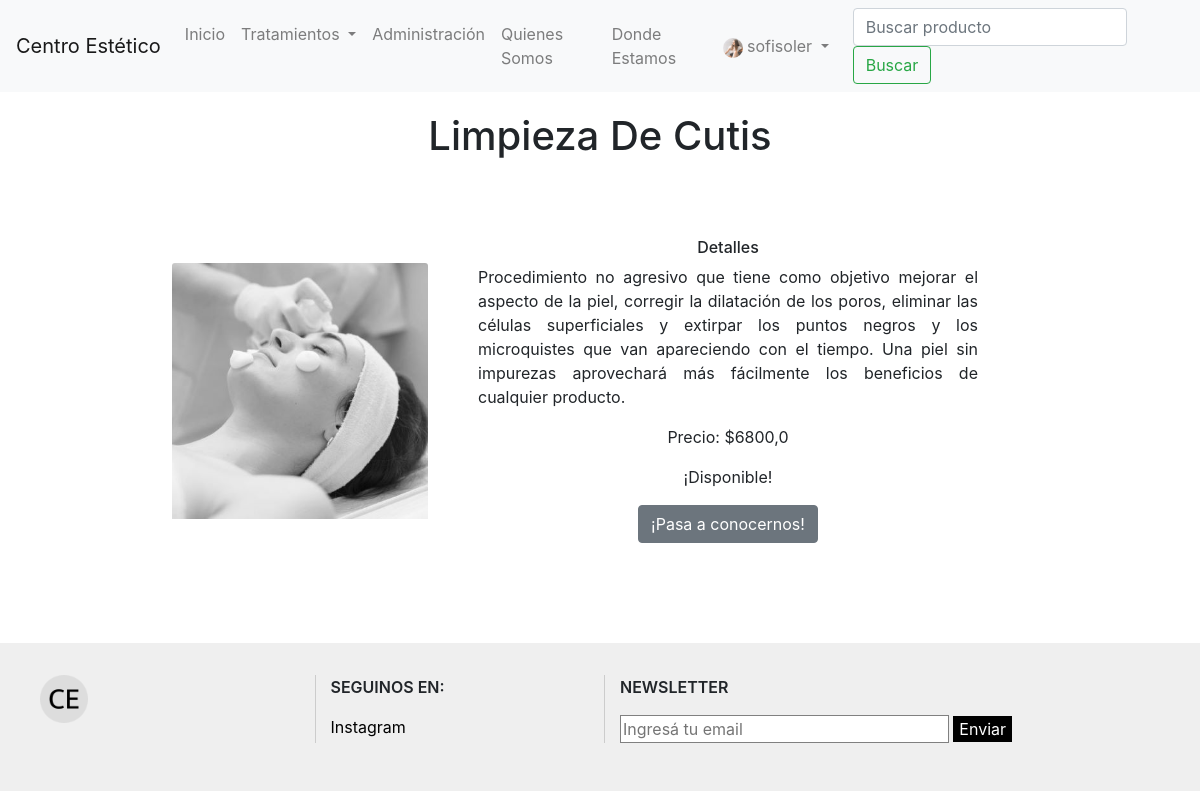
Page /products/detail-product/2/ (signed in) on the committed database.
### users/models.py (models this page shows)
class UserProfile(models.Model):
    user = models.OneToOneField(User, on_delete=models.CASCADE, related_name='profile')
    phone = models.CharField(max_length=25, null=True, blank=True)
    birth_date = models.DateField(null=True, blank=True)
    profile_picture = models.ImageField(upload_to='profile_images', null=True, blank=True, default= 'profile_images/foto_perfil_default.jpg')

### products/models.py (models this page shows, shortened)
class Product(models.Model):
    CATEGORY_CHOICES = (
        ("face", "face"),
        ("body", "body"),
    )
    nombre = models.CharField(max_length=50)
    precio = models.FloatField()
    stock = models.BooleanField(default=True)
    categoria = models.CharField(max_length=15, choices = CATEGORY_CHOICES)
    descripcion = models.TextField(null=True)
    imagen = models.ImageField(upload_to="products_images", null=True)

### products/views.py (the view)
# urls.py: path('detail-product/<int:pk>/', ProductDetailView.as_view()),
class ProductDetailView(DetailView):
    model = Product
    template_name = 'products/detail_product.html'
    fields = "__all__"

### templates/products/detail_product.html (shortened to what this page needs)
{% extends "base.html" %}
{% block content %}
  <section>
    <h1 class="titulo">{{object.nombre}}</h1>
    <div class="detail-product">
      <div class="detail-product__image">
        <img src="{{object.imagen.url}}" class="card-img-top" alt="...">
      </div>
      <div class="detail-product__body">
        <h2 class="detail-product__title">Detalles</h2>
        <p class="detail-product__description">{{object.descripcion}}</p>
        {% if object.stock == True %}
          <p class="detail-product__price">Precio: ${{object.precio}}</p>
          <p class="detail-product__stock">¡Disponible!</p>
        {% else %}
          <p class="detail-product__stock">Sin disponibilidad</p>
        {% endif %}
        <a href="/location/" class="btn btn-secondary detail-product__btn">¡Pasa a conocernos!</a>
      </div>
    </div>
  </section>
{% endblock %}

### templates/base.html (shortened to what this page needs)
<!DOCTYPE html>
<html lang="es">
<head>
    {% load static %}
    <link rel="stylesheet" href="https://cdn.jsdelivr.net/npm/bootstrap@4.6.2/dist/css/bootstrap.min.css">
    <link href="{% static 'styles/styles.css' %}" rel="stylesheet">
</head>
<body>
    <header class="sticky">
        <nav class="navbar navbar-expand-lg navbar-light bg-light">
            <a class="navbar-brand" href="/">Centro Estético</a>
            <div class="collapse navbar-collapse" id="navbarSupportedContent">
                <ul class="navbar-nav mr-auto">
                    <li class="nav-item {% block active-index %} {% endblock %}">
                        <a class="nav-link" href="/">Inicio</a>
                    </li>
                    <li class="nav-item {% block active-products %} {% endblock %} dropdown">
                        <a class="nav-link dropdown-toggle" href="#" role="button" data-toggle="dropdown" aria-expanded="false">Tratamientos
                        </a>
                    </li>
                    {% if request.user.is_authenticated %}
                        {% if request.user.is_superuser %}
                            <li class="nav-item {% block active-admin-products %} {% endblock %}">
                                <a class="nav-link" href="/products/admin-products/">Administración</a>
                            </li>
                        {% endif %}
                    {% endif %}
                    <li class="nav-item {% block active-about %} {% endblock %}">
                        <a class="nav-link" href="/about/">Quienes Somos</a>
                    </li>
                    {% if request.user.is_authenticated %}
                        <li class="nav-item {% block active-location %} {% endblock %}">
                            <a class="nav-link" href="/location/">Donde Estamos</a>
                        </li>
                    {% endif %}
                </ul>
                <ul class="navbar-nav mr-3">
                    {% if request.user.is_authenticated %}
                    <li class="nav-item {% block active-user %} {% endblock %} dropdown">
                        <a class="nav-link dropdown-toggle" href="#" role="button" data-toggle="dropdown" aria-expanded="false">
                            {% if request.user.profile.profile_picture.url != '' %}
                                <img class="user__image-thumbnail" src="{{request.user.profile.profile_picture.url}}" alt="profile_picture">
                            {% endif %}
                            {{request.user.username}}
                        </a>
                    </li>
                    {% endif %}
                </ul>
                <form class="form-inline my-2 my-lg-0" action="/products/list-products/" method="GET">
                    <input class="form-control mr-sm-2" type="search" placeholder="Buscar producto" aria-label="Search" name="search">
                    <button class="btn btn-outline-success my-2 my-sm-0" type="submit">Buscar</button>
                </form>
            </div>
        </nav>
    </header>
    <main>
        {% block content %}
        {% endblock %}
    </main>
    <footer class="footer">
        <ul class="row">
            <li class="footer__logo col-sm-6 col-lg-3">
                <a href="/"><img src="/media/favicon/favicon.ico" alt="logo"></a>
            </li>
            <li class="col-sm-6 col-lg-3">
                <p>SEGUINOS EN: </p>
                <a href="https://www.instagram.com" target="_blank">Instagram</a>
            </li>
            <li class="col-sm-6 col-lg-6">
                <form>
                    <p>NEWSLETTER</p>
                    <input class="footer__email" type="email" name="mail" placeholder="Ingresá tu email">
                    <input class="footer__btn" type="submit" value="Enviar">
                </form>
            </li>
        </ul>
    </footer>
</body>
</html>

### static/styles/styles.css (style rules this page uses)
main { min-height: 400px; }
.titulo { cursor: default; text-align: center; padding: 20px; }
.sticky { position: sticky; top: 0px; z-index: 1000; }
.user__image-thumbnail { width: 20px; height: 20px; border-radius: 100%; }
.detail-product { display: flex; align-items: center; justify-content: center; flex-wrap: wrap; }
.detail-product__image { width: 16rem; }
.detail-product__body { width: 50%; padding: 50px; }
.detail-product__title { text-align: center; font-size: 1rem; }
.detail-product__description { text-align: justify; }
.detail-product__price { text-align: center; }
.detail-product__stock { text-align: center; }
.detail-product__btn { display: flex; justify-content: center; width: max-content; margin: auto; }
.footer { background-color: #cccccc50; margin-top: 50px; padding: 2rem; padding-left: 0; cursor: default; }
.footer li { list-style: none; border-left: solid 1px #cccccc; }
.footer li a { text-decoration: none; color: #000000; }
.footer .footer__logo { border: none; padding-bottom: 10px; }
.footer li p { font-weight: 600; }
.footer__email { border: 1px solid #808080; outline: none; width: 60%; }
.footer__btn { border: none; background-color: #000000; color: #ffffff; }

### rows in the picture
Product: nombre "Limpieza De Cutis", imagen (picture), descripcion "Procedimiento no agresivo que tiene como objetivo mejorar el aspecto de la piel, corregir la dilatación de los poros, eliminar las células superficiales y extirpar los puntos negros y los microquistes que van apareciendo con el tiempo. Una piel sin impurezas aprovechará más fácilmente los beneficios de cualquier producto.", precio "6800,0"

### other values in the picture
{{ request.user.username }} "sofisoler"
